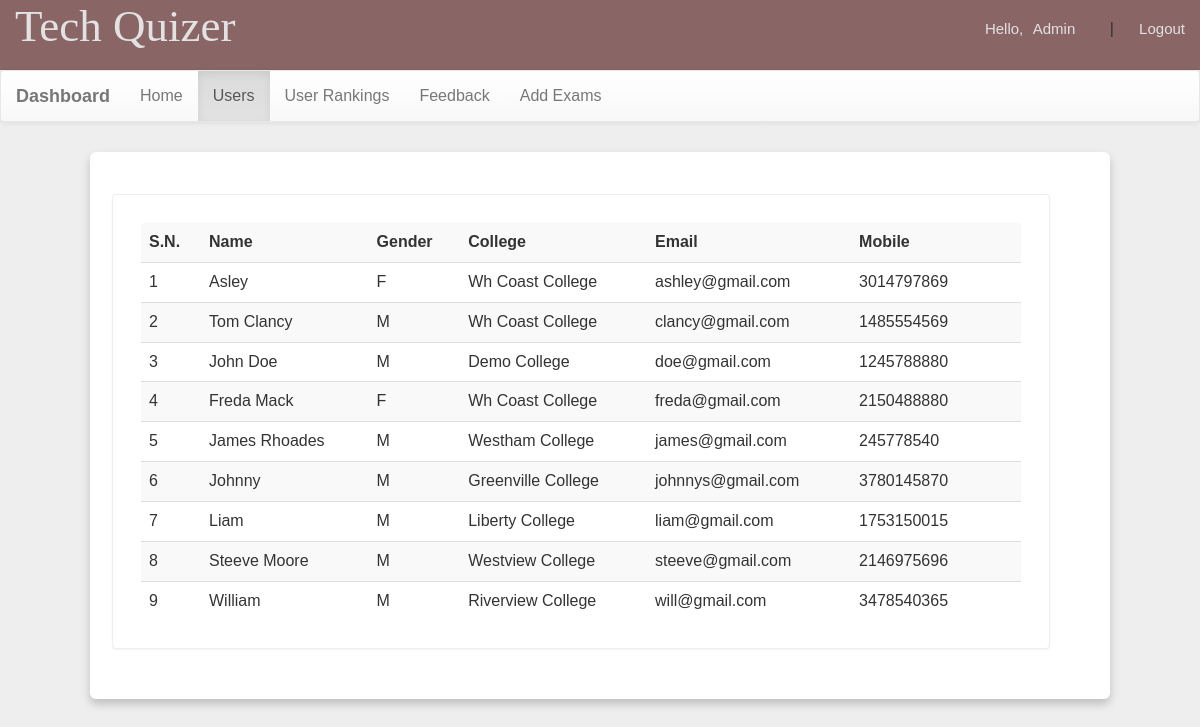
Screenshot of /dash.php?q=1 (signed in) with the database file from the repository.
### tables this page shows
CREATE TABLE `user` (
  `name` varchar(50) NOT NULL,
  `gender` varchar(5) NOT NULL,
  `college` varchar(100) NOT NULL,
  `email` varchar(50) NOT NULL,
  `mob` bigint(20) NOT NULL,
  `password` varchar(50) NOT NULL
);

### dash.php (the view, shortened to what this page needs)
<!DOCTYPE html PUBLIC "-//W3C//DTD XHTML 1.0 Transitional//EN" "http://www.w3.org/TR/xhtml1/DTD/xhtml1-transitional.dtd">
<html xmlns="http://www.w3.org/1999/xhtml">
<head>
<link  rel="stylesheet" href="css/bootstrap.min.css"/>
 <link  rel="stylesheet" href="css/bootstrap-theme.min.css"/>
 <link rel="stylesheet" href="css/main.css">
 <link  rel="stylesheet" href="css/font.css">
</head>
<body  style="background:#eee;">
<div class="header">
<div class="row">
<div class="col-lg-6">
<span class="logo">Tech Quizer</span></div>
<?php
 include_once 'dbConnection.php';
  if(!(isset($_SESSION['email']))){
header("location:main.php");
}
else
{
$name = $_SESSION['name'];
echo '<span class="pull-right top title1" ><span class="log1"><span class="glyphicon glyphicon-user" aria-hidden="true"></span>&nbsp;&nbsp;&nbsp;&nbsp;Hello,</span> <a href="#" class="log log1">'.$name.'</a>&nbsp;|&nbsp;<a href="logout.php?q=account.php" class="log"><span class="glyphicon glyphicon-log-out" aria-hidden="true"></span>&nbsp;Logout</button></a></span>';
}?>
</div></div>
<nav class="navbar navbar-default title1">
  <div class="container-fluid">
    <div class="navbar-header">
      <a class="navbar-brand" href="dash.php?q=0"><b>Dashboard</b></a>
    </div>
    <div class="collapse navbar-collapse" id="bs-example-navbar-collapse-1">
      <ul class="nav navbar-nav">
        <li <?php if(@$_GET['q']==0) echo'class="active"'; ?>><a href="dash.php?q=0">Home<span class="sr-only">(current)</span></a></li>
        <li <?php if(@$_GET['q']==1) echo'class="active"'; ?>><a href="dash.php?q=1">Users</a></li>
		<li <?php if(@$_GET['q']==2) echo'class="active"'; ?>><a href="dash.php?q=2">User Rankings</a></li>
    <li <?php if(@$_GET['q']==3) echo'class="active"'; ?>><a href="dash.php?q=3">Feedback</a></li>
    <li <?php if(@$_GET['q']==4) echo'class="active"'; ?>><a href="dash.php?q=4">Add Exams</a></li>
      </ul>
          </div>
  </div>
</nav>
<div class="container">
<div class="row">
<div class="col-md-12">
<?php if(@$_GET['q']==1) {
$result = mysqli_query($con,"SELECT * FROM user") or die('Error');
echo  '<div class="panel"><table class="table table-striped title1">
<tr><td><b>S.N.</b></td><td><b>Name</b></td><td><b>Gender</b></td><td><b>College</b></td><td><b>Email</b></td><td><b>Mobile</b></td><td></td></tr>';
$c=1;
while($row = mysqli_fetch_array($result)) {
	$name = $row['name'];
	$mob = $row['mob'];
	$gender = $row['gender'];
    $email = $row['email'];
	$college = $row['college'];
	echo '<tr><td>'.$c++.'</td><td>'.$name.'</td><td>'.$gender.'</td><td>'.$college.'</td><td>'.$email.'</td><td>'.$mob.'</td>
	<td><a title="Delete User" href="update.php?demail='.$email.'"><b><span class="glyphicon glyphicon-trash" style="color:red;" aria-hidden="true"></span></b></a></td></tr>';
}
echo '</table></div>';
}?>
</div>
</div></div>
</body>
</html>

### css/main.css (style rules this page uses)
body { overflow-x: hidden; width: 100%; font: 15px "Century Gothic", "Times Roman", sans-serif; background: #eee; min-height: 550px; background-attachment: fixed; }
.panel { border-color: #eee; padding: 28px; font: 15px "Century Gothic", "Times Roman", sans-serif; margin-left: -18px; margin-top: 22px; }
.header { background: #896565; height: 70px; }
.logo { font-family: "typo"; font-size: 45px; color: #e2e2e2; margin: 15px; }
.title1 { font: 16px "Century Gothic", "Times Roman", sans-serif; }
.top { margin-top: 20px; }
.log1 { font: 15px "Ubuntu", sans-serif; color: #e2e2e2; margin-left: 10px; }
.log { margin: 10px; margin-right: 30px; margin-left: 5px; color: #e2e2e2; text-decoration: none; font-size: 20px; font-size: 15px; }
.container { width: 85%; background: #fff; border-radius: 6px; padding: 20px 60px 30px 40px; box-shadow: 0 5px 10px rgba(0, 0, 0, 0.2); margin-top: 30px; }

### rows the page displays
user: name "Asley", gender "F", college "Wh Coast College", email "ashley@gmail.com", mob "3014797869"
user: name "Tom Clancy", gender "M", college "Wh Coast College", email "clancy@gmail.com", mob "1485554569"
user: name "John Doe", gender "M", college "Demo College", email "doe@gmail.com", mob "1245788880"
user: name "Freda Mack", gender "F", college "Wh Coast College", email "freda@gmail.com", mob "2150488880"
user: name "James Rhoades", gender "M", college "Westham College", email "james@gmail.com", mob "245778540"
user: name "Johnny", gender "M", college "Greenville College", email "johnnys@gmail.com", mob "3780145870"
user: name "Liam", gender "M", college "Liberty College", email "liam@gmail.com", mob "1753150015"
user: name "Steeve Moore", gender "M", college "Westview College", email "steeve@gmail.com", mob "2146975696"
user: name "William", gender "M", college "Riverview College", email "will@gmail.com", mob "3478540365"

### other values shown
$name "Admin"
